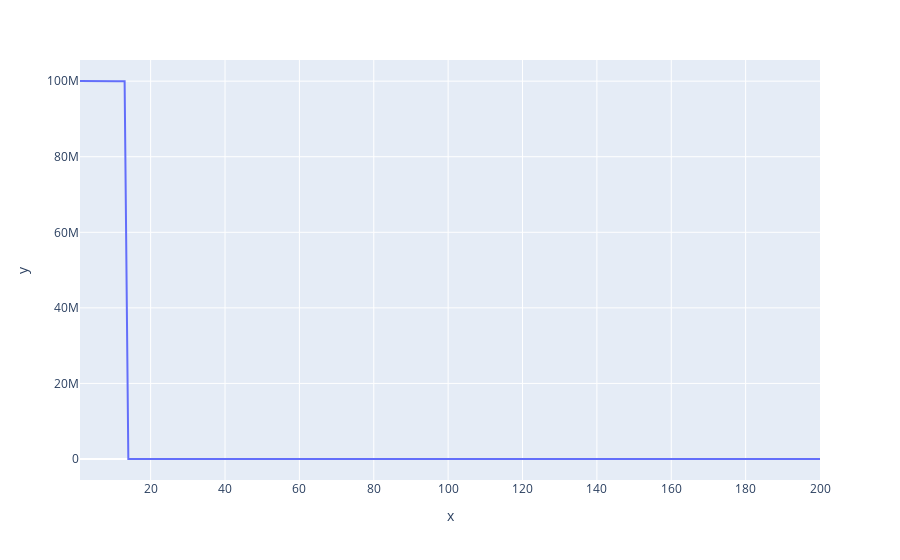

Here is the notebook cell this chart was saved with:
### Code cell
optimize_and_plot(sphere_function, d = 10, domain = (-5.12, 5.12), popsize=500, maxfevals=100000, sigma=50)

### Figure 1 — Plotly figure (JSON) as saved in the notebook; plotly's stock layout.template omitted (floating-point values rounded to 4 significant figures; data arrays with more than 128 entries replaced by an {"elided": "..."} marker saying what was removed)
{"data": [{"hovertemplate": "x=%{x}<br>y=%{y}<extra></extra>", "legendgroup": "", "line": {"color": "#636efa", "dash": "solid"}, "marker": {"symbol": "circle"}, "mode": "lines", "name": "", "orientation": "v", "showlegend": false, "type": "scatter", "x": {"elided": "200 int values"}, "xaxis": "x", "y": {"elided": "200 float values"}, "yaxis": "y"}], "layout": {"legend": {"tracegroupgap": 0}, "margin": {"t": 60}, "xaxis": {"anchor": "y", "domain": [0, 1], "title": {"text": "x"}}, "yaxis": {"anchor": "x", "domain": [0, 1], "title": {"text": "y"}}}}
